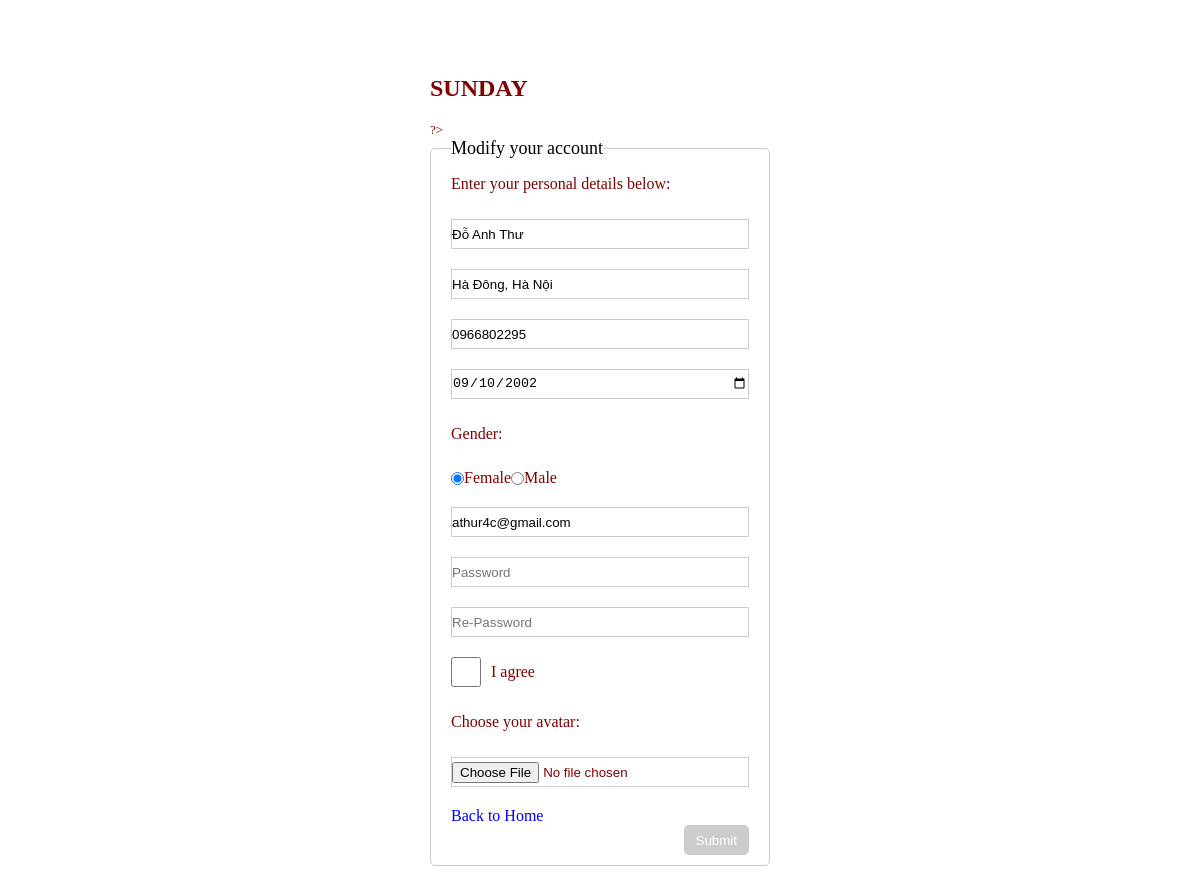
Page /EditInfo.php?ID=1 on the committed database.
### tables this page shows
CREATE TABLE `userinfo` (
  `ID` int(11) NOT NULL,
  `full_name` varchar(40) NOT NULL,
  `password` varchar(50) NOT NULL,
  `dob` date DEFAULT NULL,
  `email` varchar(50) NOT NULL,
  `phone` varchar(10) NOT NULL,
  `gender` tinyint(1) NOT NULL,
  `address` varchar(100) NOT NULL,
  `image` varchar(255) DEFAULT NULL
);

### EditInfo.php (the view, shortened to what this page needs)
<!doctype html>
<html>
<head>
<link rel="stylesheet" href="style.css">
</head>
<body>
<div id="login_box">
	<div id="login_title">SUNDAY</div>
    <div id="login_form">
        <?php
        $ID = $_REQUEST["ID"];
        require_once("tb_user_info.php");
        $row = getUser($ID);
        ?>
    	<form name="form1" id="form1" action="edit_info_handle.php" enctype="multipart/form-data" method="post" >
        	<fieldset class="form_group">
            	<legend>Modify your account</legend>
                <p>Enter your personal details below:</p>
                <div class="input_box">
                    <input type="text" id="fullname" name="fullname" class="input_item" placeholder="Fullname" onkeyup = "CheckName();" value="<?=$row["full_name"]?>">
                </div>
                <div class="input_box">
                    <input type="text" id="address" name="address" class="input_item" placeholder="Address" onkeyup="CheckAddress()" value="<?=$row["address"]?>">
                </div>
                <div class="input_box">
                    <input type="text" id="phone" name="phone" class="input_item" placeholder="Phone" onkeyup="CheckPhone()" value="<?=$row["phone"]?>">
                </div>
                <div class="input_box">
                    <input type="date" id="dob" name="dob" class="input_item" placeholder="Date Of Birth" value="<?=$row["dob"]?>" >
                </div>
                <p>Gender:</p>
                <div class="check_box">
                	<input type="radio" id="r1" name="rGender" value="0" checked="true" value="<?=$row["gender"]==0?"checked":""?>">
                    <label for="r1">Female</label>
                    <input type="radio" id="r2" name="rGender" value="1" value="<?=$row["gender"]==1?"checked":""?>">
                    <label for="r2">Male</label>
                </div>
                <div class="input_box">
                    <input type="text" id="email" name= "email" class="input_item" placeholder="Email" onkeyup="CheckEmail()" value="<?=$row["email"]?>">
                </div>
                <div class="input_box">
                    <input type="password" id="password" name="password" class="input_item" placeholder="Password" onkeyup = "CheckPass()">
                </div>
                <div class="input_box">
                    <input type="password" id="re_password" class="input_item" placeholder="Re-Password" onkeyup="CheckRePass()">
                </div>
                <div class="check_box">
                	<input type="checkbox" id="agree" value="1" onclick="CheckBox();">
                    <label for="agree">I agree</label>
                </div>
                <p>Choose your avatar:</p>
                <div class="input_box">
                    <input type="file" name="image" id="image" placeholder="Choose Avatar" value="<?=$row["image"]?>" >
                </div>
                <a href="userPage.php" class="back">Back to Home</a>
                <div class="button_item"  >
                	<button id="b1" name="b1" type="submit"  disabled >
                    Submit
                    </button>
                </div>
            </fieldset>
        </form>
    </div>
</div>
</body>
</html>

### style.css (style rules this page uses)
* { margin: 0; padding: 0; box-sizing: border-box; }
p { font-size: 20px; line-height: 30px; color: maroon; }
#login_box { width:30%; margin:50px auto; padding:5px 10px; font-size:13px; color:maroon; }
#login_title { font-size:24px; margin:20px 0px; font-weight: 600; }
#login_form a { text-decoration:none;font-size: 16px; }
.form_group { border-radius:5px; border:1px #CCCCCC solid; padding:10px 20px }
.form_group legend { font-size: 18px; font-weight: 500;color: black; }
.form_group p { font-size: 16px; font-weight: 200; }
.input_box { width:100%;height:30px; border:1px #CCCCCC solid; margin:20px 0px; display: flex;flex-direction: row;align-items: center; }
.input_item { width:100%; border:none; }
.check_box { width:100%; margin:20px 0px; font-size:16px; display: flex;flex-direction: row;align-items: center; }
input[type=checkbox] { width:30px; height:30px; margin-right:10px }
.button_item { text-align:right; font-size: 16px; }
.button_item button { height:30px; color:white; background-color: maroon; border:none; border-radius:5px; padding:6px 12px }
.button_item button:disabled { background:#CCC }
.back { color: blue; text-decoration: bold; }

### rows in the picture
userinfo: fullname "Đỗ Anh Thư", address "Hà Đông, Hà Nội", phone "0966802295", dob "09/10/2002", gender "☑ Female", gender "☐ Male", email "athur4c@gmail.com"
